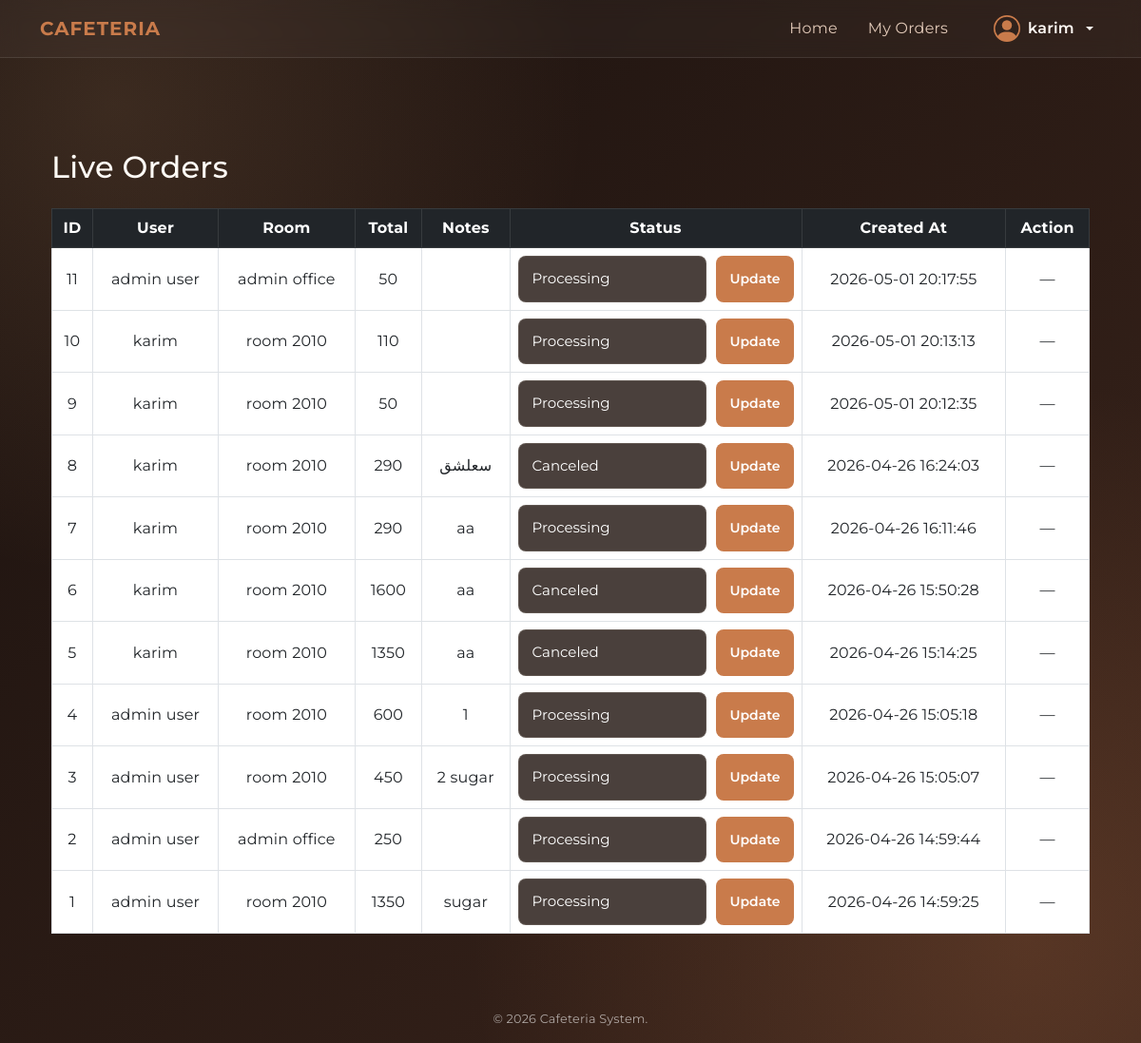
The page /admin/live_order.php (signed in) on the database as committed earlier.
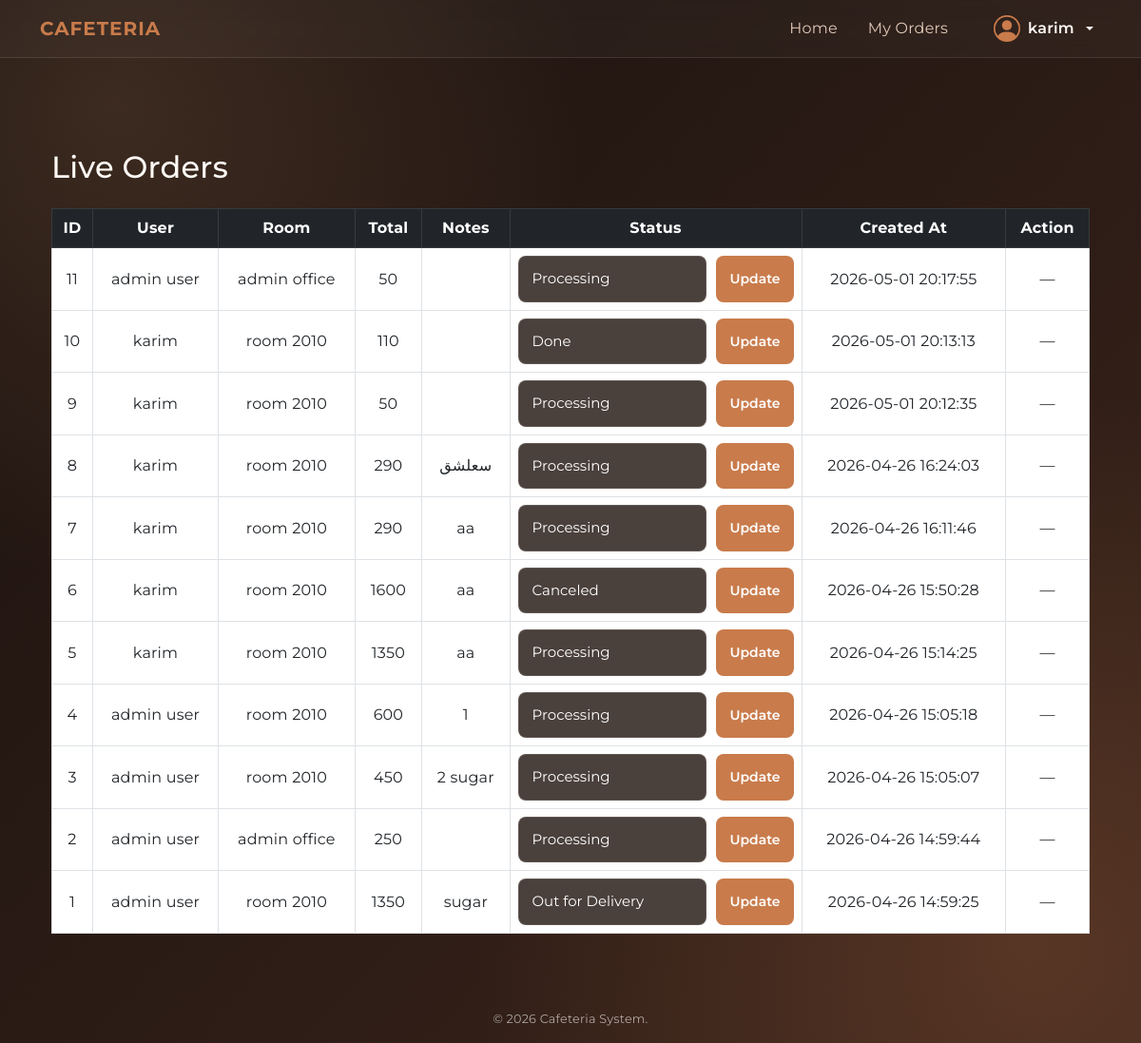
The same page on the database as committed later.
### tables this page shows
CREATE TABLE orders (
    id INTEGER PRIMARY KEY AUTOINCREMENT,
    user_id INTEGER NOT NULL,
    room_id INTEGER NOT NULL, -- Exact delivery destination
    status TEXT DEFAULT 'processing',
    total_amount REAL NOT NULL,
    notes TEXT,
    created_at TEXT DEFAULT CURRENT_TIMESTAMP,
    FOREIGN KEY (user_id) REFERENCES users(id) ON DELETE CASCADE,
    FOREIGN KEY (room_id) REFERENCES rooms(id) ON DELETE SET NULL,
    CHECK (status IN ('processing', 'out for delivery', 'done', 'canceled'))
);

CREATE TABLE users (
    id INTEGER PRIMARY KEY AUTOINCREMENT,
    name TEXT NOT NULL,
    email TEXT UNIQUE NOT NULL,
    password TEXT NOT NULL,
    role TEXT DEFAULT 'customer',
    room_id INTEGER, -- Default room
    room_number TEXT,
    extension TEXT,
    profile_image TEXT,
    created_at TEXT DEFAULT CURRENT_TIMESTAMP,
    updated_at TEXT DEFAULT CURRENT_TIMESTAMP,
    FOREIGN KEY (room_id) REFERENCES rooms(id) ON DELETE SET NULL,
    CHECK (role IN ('admin', 'customer'))
);

### public/admin/live_order.php (the view, shortened to what this page needs)
<?php
$db = (new Database())->connect();
include_once __DIR__ . '/../includes/header.php';
$orders = $db->query("
    SELECT
        orders.*,
        users.name AS user_name,
        rooms.name AS room_name
    FROM orders
    JOIN users ON orders.user_id = users.id
    JOIN rooms ON orders.room_id = rooms.id
    ORDER BY orders.created_at DESC
");
?>
<div class="container mt-5">
    <h2 class="mb-4">Live Orders</h2>
    <table class="table table-bordered table-hover text-center align-middle">
        <thead class="table-dark">
            <tr>
                <th>ID</th>
                <th>User</th>
                <th>Room</th>
                <th>Total</th>
                <th>Notes</th>
                <th>Status</th>
                <th>Created At</th>
                <th>Action</th>
            </tr>
        </thead>
        <tbody>
            <?php foreach ($orders as $order): ?>
                <tr>
                    <td><?= $order['id'] ?></td>
                    <td><?= $order['user_name'] ?></td>
                    <td><?= $order['room_name'] ?></td>
                    <td><?= $order['total_amount'] ?></td>
                    <td><?= $order['notes'] ?></td>
                    <td>
                        <form method="POST" style="display:flex; gap:10px;">
                            <select name="status" class="form-select">
                                <option value="processing" <?= $order['status'] == 'processing' ? 'selected' : '' ?>>
                                    Processing
                                </option>
                                <option value="out for delivery" <?= $order['status'] == 'out for delivery' ? 'selected' : '' ?>>
                                    Out for Delivery
                                </option>
                                <option value="done" <?= $order['status'] == 'done' ? 'selected' : '' ?>>
                                    Done
                                </option>
                                <option value="canceled" <?= $order['status'] == 'canceled' ? 'selected' : '' ?>>
                                    Canceled
                                </option>
                            </select>
                            <button type="submit" class="btn btn-primary">
                                Update
                            </button>
                        </form>
                    </td>
                    <td><?= $order['created_at'] ?></td>
                    <td>—</td>
                </tr>
            <?php endforeach; ?>
        </tbody>
    </table>
</div>
<?php include_once __DIR__ . '/../includes/footer.php'; ?>

Rows that differ between the two databases and show on the page:
changed orders id 10: status "Processing" → "Done"
changed orders "سعلشق": status "Canceled" → "Processing"
changed orders id 5: status "Canceled" → "Processing"
changed orders "sugar": status "Processing" → "Out for Delivery"
